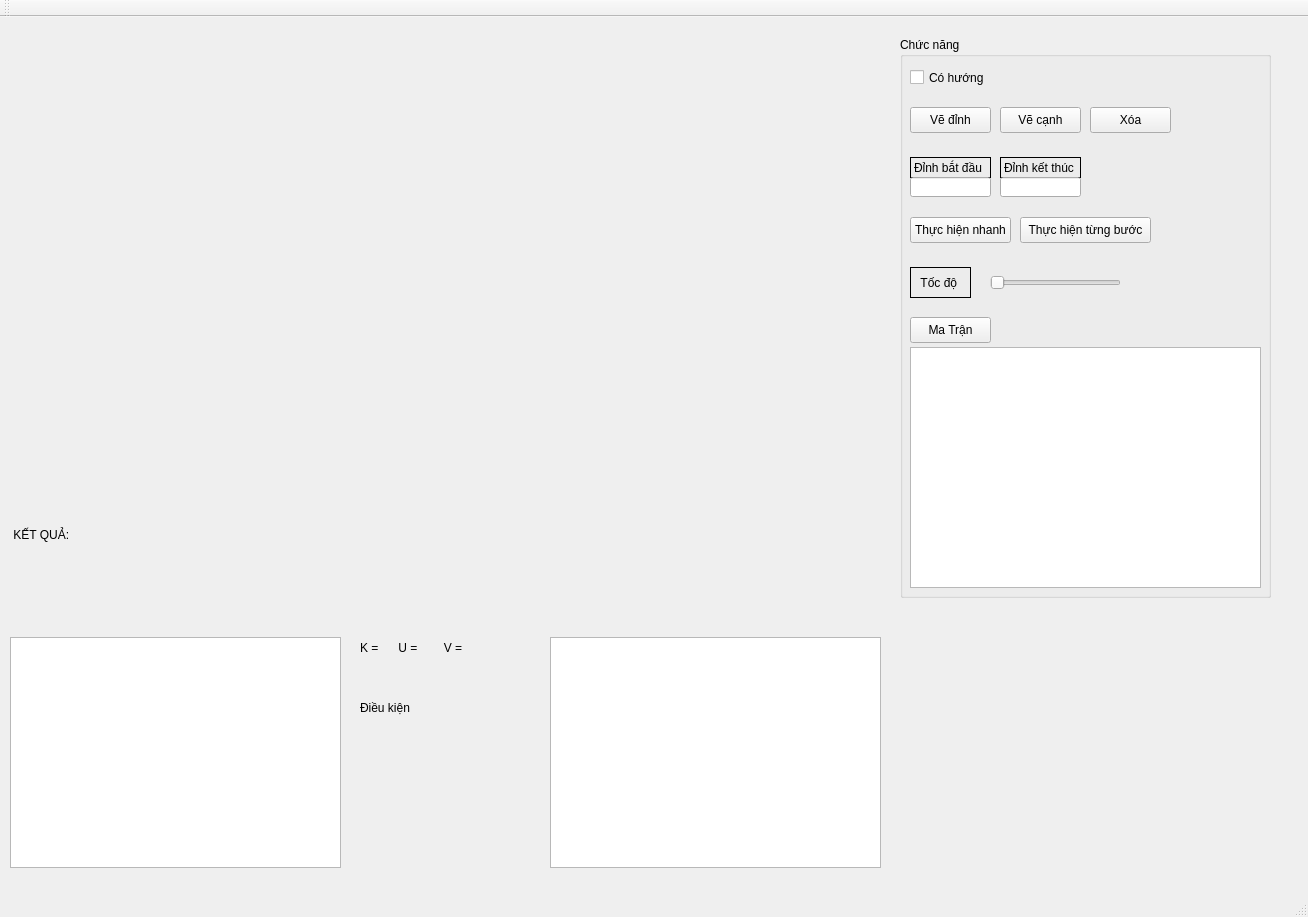
<?xml version="1.0" encoding="UTF-8"?>
<ui version="4.0">
 <class>MainWindow</class>
 <widget class="QMainWindow" name="MainWindow">
  <property name="geometry">
   <rect>
    <x>0</x>
    <y>0</y>
    <width>1308</width>
    <height>917</height>
   </rect>
  </property>
  <property name="windowTitle">
   <string>MainWindow</string>
  </property>
  <widget class="QWidget" name="centralWidget">
   <widget class="sovle" name="khungve" native="true">
    <property name="geometry">
     <rect>
      <x>10</x>
      <y>10</y>
      <width>1271</width>
      <height>851</height>
     </rect>
    </property>
    <property name="sizePolicy">
     <sizepolicy hsizetype="Expanding" vsizetype="Preferred">
      <horstretch>0</horstretch>
      <verstretch>0</verstretch>
     </sizepolicy>
    </property>
    <property name="font">
     <font>
      <underline>false</underline>
      <strikeout>false</strikeout>
     </font>
    </property>
    <property name="cursor">
     <cursorShape>ArrowCursor</cursorShape>
    </property>
    <property name="mouseTracking">
     <bool>true</bool>
    </property>
    <property name="layoutDirection">
     <enum>Qt::LeftToRight</enum>
    </property>
    <property name="autoFillBackground">
     <bool>true</bool>
    </property>
    <property name="styleSheet">
     <string notr="true"/>
    </property>
    <widget class="QTableWidget" name="mttrongso">
     <property name="geometry">
      <rect>
       <x>0</x>
       <y>610</y>
       <width>331</width>
       <height>231</height>
      </rect>
     </property>
    </widget>
    <widget class="QTableWidget" name="mtduongdi">
     <property name="geometry">
      <rect>
       <x>540</x>
       <y>610</y>
       <width>331</width>
       <height>231</height>
      </rect>
     </property>
    </widget>
    <widget class="QGroupBox" name="Box">
     <property name="geometry">
      <rect>
       <x>890</x>
       <y>10</y>
       <width>371</width>
       <height>561</height>
      </rect>
     </property>
     <property name="sizePolicy">
      <sizepolicy hsizetype="Maximum" vsizetype="Preferred">
       <horstretch>0</horstretch>
       <verstretch>0</verstretch>
      </sizepolicy>
     </property>
     <property name="title">
      <string>Chức năng</string>
     </property>
     <widget class="QPushButton" name="vc">
      <property name="geometry">
       <rect>
        <x>100</x>
        <y>70</y>
        <width>81</width>
        <height>26</height>
       </rect>
      </property>
      <property name="text">
       <string>Vẽ cạnh</string>
      </property>
     </widget>
     <widget class="QPushButton" name="vd">
      <property name="geometry">
       <rect>
        <x>10</x>
        <y>70</y>
        <width>81</width>
        <height>26</height>
       </rect>
      </property>
      <property name="text">
       <string>Vẽ đỉnh</string>
      </property>
     </widget>
     <widget class="QPushButton" name="xoa">
      <property name="geometry">
       <rect>
        <x>190</x>
        <y>70</y>
        <width>81</width>
        <height>26</height>
       </rect>
      </property>
      <property name="text">
       <string>Xóa</string>
      </property>
     </widget>
     <widget class="QPushButton" name="matran">
      <property name="geometry">
       <rect>
        <x>10</x>
        <y>280</y>
        <width>81</width>
        <height>26</height>
       </rect>
      </property>
      <property name="text">
       <string>Ma Trận</string>
      </property>
     </widget>
     <widget class="QTableWidget" name="inmatran">
      <property name="geometry">
       <rect>
        <x>10</x>
        <y>310</y>
        <width>351</width>
        <height>241</height>
       </rect>
      </property>
     </widget>
     <widget class="QLabel" name="label_2">
      <property name="geometry">
       <rect>
        <x>100</x>
        <y>120</y>
        <width>81</width>
        <height>21</height>
       </rect>
      </property>
      <property name="frameShape">
       <enum>QFrame::Box</enum>
      </property>
      <property name="text">
       <string>Đỉnh kết thúc</string>
      </property>
     </widget>
     <widget class="QLineEdit" name="nhapt">
      <property name="geometry">
       <rect>
        <x>100</x>
        <y>140</y>
        <width>81</width>
        <height>20</height>
       </rect>
      </property>
     </widget>
     <widget class="QPushButton" name="runall">
      <property name="geometry">
       <rect>
        <x>10</x>
        <y>180</y>
        <width>101</width>
        <height>26</height>
       </rect>
      </property>
      <property name="text">
       <string>Thực hiện nhanh</string>
      </property>
     </widget>
     <widget class="QPushButton" name="runstep">
      <property name="geometry">
       <rect>
        <x>120</x>
        <y>180</y>
        <width>131</width>
        <height>26</height>
       </rect>
      </property>
      <property name="text">
       <string>Thực hiện từng bước</string>
      </property>
     </widget>
     <widget class="QSlider" name="horizontalSlider">
      <property name="geometry">
       <rect>
        <x>90</x>
        <y>230</y>
        <width>131</width>
        <height>31</height>
       </rect>
      </property>
      <property name="minimum">
       <number>0</number>
      </property>
      <property name="maximum">
       <number>2000</number>
      </property>
      <property name="singleStep">
       <number>1</number>
      </property>
      <property name="orientation">
       <enum>Qt::Horizontal</enum>
      </property>
     </widget>
     <widget class="QLabel" name="label_3">
      <property name="geometry">
       <rect>
        <x>10</x>
        <y>230</y>
        <width>61</width>
        <height>31</height>
       </rect>
      </property>
      <property name="frameShape">
       <enum>QFrame::Box</enum>
      </property>
      <property name="text">
       <string>  Tốc độ</string>
      </property>
     </widget>
     <widget class="QLabel" name="label">
      <property name="geometry">
       <rect>
        <x>10</x>
        <y>120</y>
        <width>81</width>
        <height>21</height>
       </rect>
      </property>
      <property name="frameShape">
       <enum>QFrame::Box</enum>
      </property>
      <property name="text">
       <string>Đỉnh bắt đầu</string>
      </property>
     </widget>
     <widget class="QLineEdit" name="nhaps">
      <property name="geometry">
       <rect>
        <x>10</x>
        <y>140</y>
        <width>81</width>
        <height>20</height>
       </rect>
      </property>
     </widget>
     <widget class="QCheckBox" name="checkBox">
      <property name="geometry">
       <rect>
        <x>10</x>
        <y>30</y>
        <width>81</width>
        <height>21</height>
       </rect>
      </property>
      <property name="text">
       <string>Có hướng</string>
      </property>
     </widget>
    </widget>
    <widget class="QLabel" name="kuv">
     <property name="geometry">
      <rect>
       <x>350</x>
       <y>600</y>
       <width>171</width>
       <height>41</height>
      </rect>
     </property>
     <property name="frameShape">
      <enum>QFrame::NoFrame</enum>
     </property>
     <property name="text">
      <string>K =      U =        V = </string>
     </property>
    </widget>
    <widget class="QLabel" name="dk">
     <property name="geometry">
      <rect>
       <x>350</x>
       <y>660</y>
       <width>171</width>
       <height>41</height>
      </rect>
     </property>
     <property name="frameShape">
      <enum>QFrame::NoFrame</enum>
     </property>
     <property name="frameShadow">
      <enum>QFrame::Plain</enum>
     </property>
     <property name="text">
      <string>Điều kiện</string>
     </property>
    </widget>
    <widget class="QLabel" name="induongdi">
     <property name="geometry">
      <rect>
       <x>10</x>
       <y>520</y>
       <width>751</width>
       <height>41</height>
      </rect>
     </property>
     <property name="text">
      <string/>
     </property>
    </widget>
    <widget class="QLabel" name="induongdi2">
     <property name="geometry">
      <rect>
       <x>10</x>
       <y>540</y>
       <width>751</width>
       <height>41</height>
      </rect>
     </property>
     <property name="text">
      <string/>
     </property>
    </widget>
    <widget class="QLabel" name="label_4">
     <property name="geometry">
      <rect>
       <x>0</x>
       <y>500</y>
       <width>71</width>
       <height>16</height>
      </rect>
     </property>
     <property name="text">
      <string> KẾT QUẢ:</string>
     </property>
    </widget>
   </widget>
  </widget>
  <widget class="QMenuBar" name="menuBar">
   <property name="geometry">
    <rect>
     <x>0</x>
     <y>0</y>
     <width>1308</width>
     <height>25</height>
    </rect>
   </property>
  </widget>
  <widget class="QToolBar" name="mainToolBar">
   <attribute name="toolBarArea">
    <enum>TopToolBarArea</enum>
   </attribute>
   <attribute name="toolBarBreak">
    <bool>false</bool>
   </attribute>
  </widget>
  <widget class="QStatusBar" name="statusBar"/>
 </widget>
 <layoutdefault spacing="6" margin="11"/>
 <customwidgets>
  <customwidget>
   <class>sovle</class>
   <extends>QWidget</extends>
   <header location="global">sovle.h</header>
   <container>1</container>
  </customwidget>
 </customwidgets>
 <resources/>
 <connections/>
</ui>
